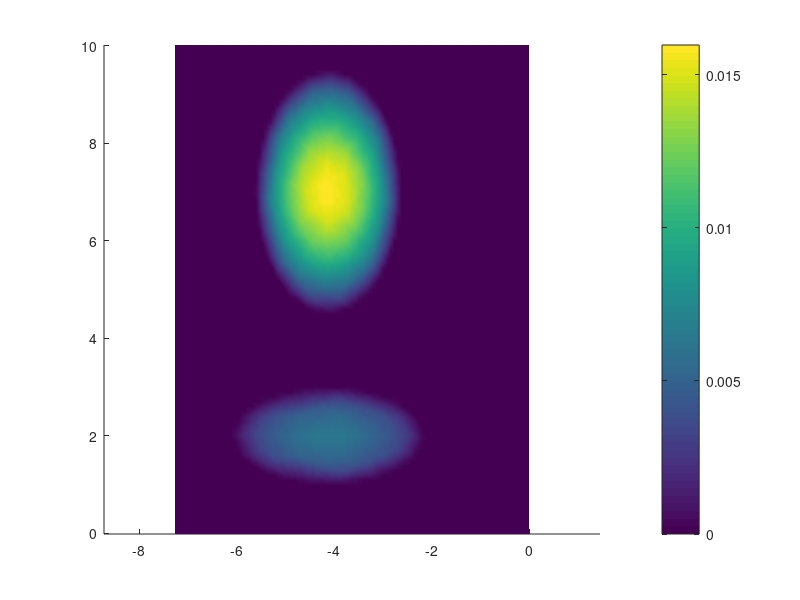
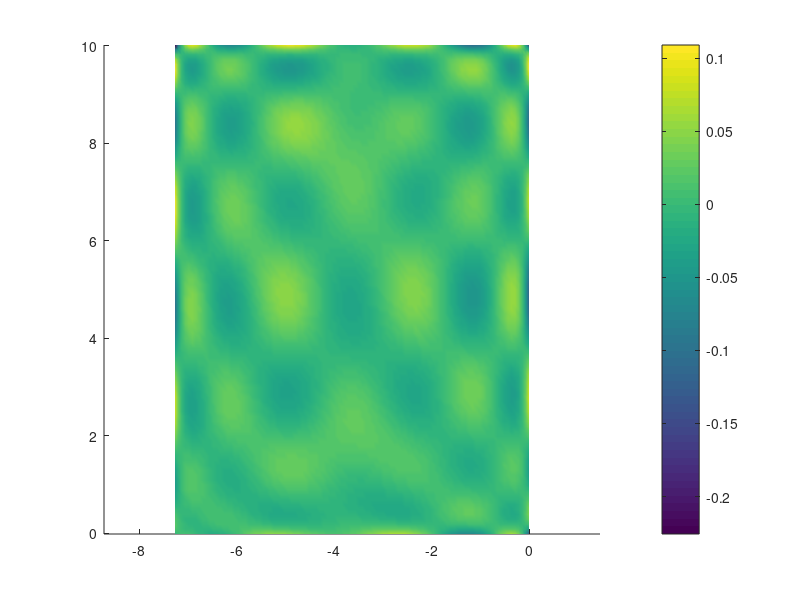
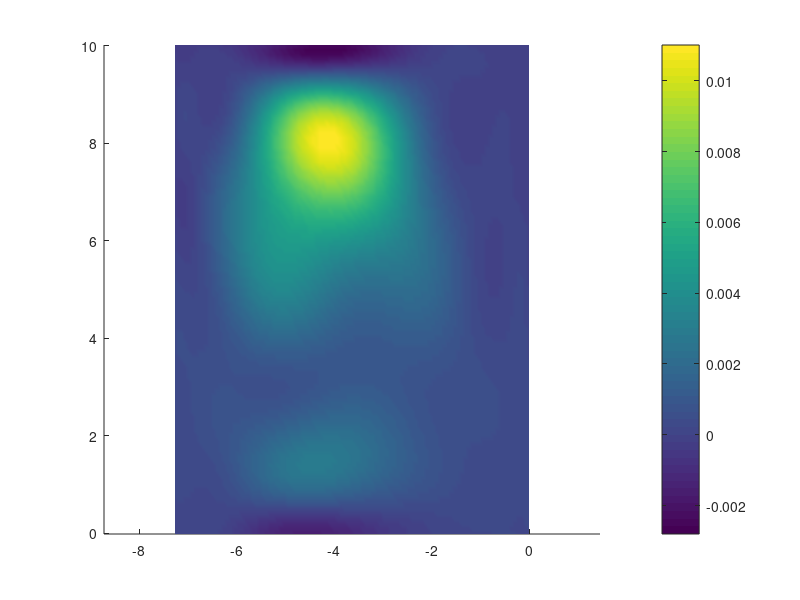
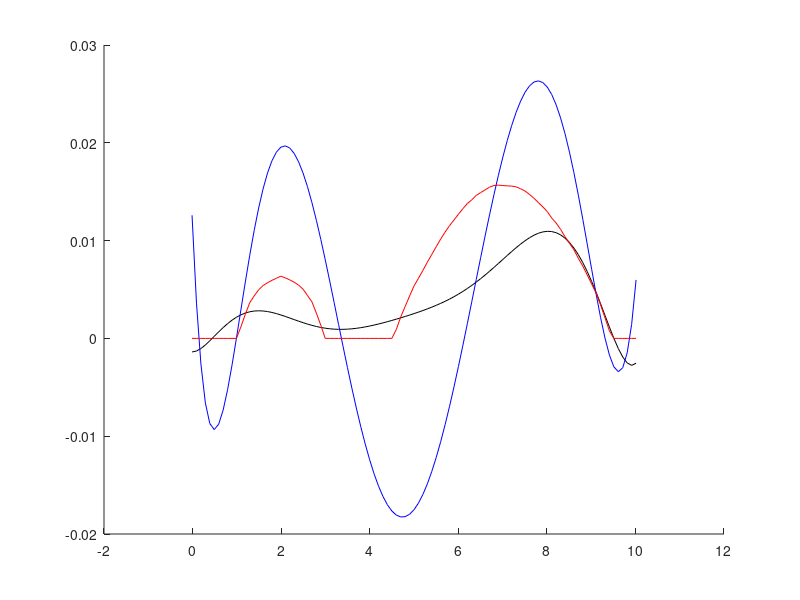

MATLAB code for these plots, in order:
% 13/11/2017 : Identification par minimisation d'une fonctionnelle
% régularisée par Total Variation
 
clear all;
close all;

sideL = 20; % Nb of points on the domain (for integral approximation)
pm4   = -4; % Position of the 1d line
mu    = 1e-2;%5e-4;%1e-4;%5e-5; % Regularization parameter
ordp  = 8;

VAR = load('fields/AnBm15b10.mat');
Lhso = VAR.Lhs; Rhso = VAR.Rhs; Xs = VAR.Xs; Ys = VAR.Ys; ordpo = VAR.ordp;
X0 = VAR.X0; Y0 = VAR.Y0; Lx = VAR.Lx; Ly = VAR.Ly;
L1x = VAR.L1x; L2x = VAR.L2x; L1y = VAR.L1y; L2y = VAR.L2y;
uplo1 = VAR.uplo1; uplo = VAR.uplo;

% Re-build the smaller Lhs and Rhs
Lhs = zeros((ordp+1)^2); Rhs = zeros((ordp+1)^2,1);

for k = 0:ordp
   for l = 0:ordp
      Rhs(1+l+(ordp+1)*k) = Rhso(1+l+(ordpo+1)*k);
      for i = 0:ordp
         for j = 0:ordp
            Lhs( 1+l+(ordp+1)*k , 1+j+(ordp+1)*i ) = ...
                              Lhso( 1+l+(ordpo+1)*k , 1+j+(ordpo+1)*i );
         end
      end
   end
end

nxs = (max(Xs)-min(Xs))/100; nys = (max(Ys)-min(Ys))/100;
X = min(Xs):nxs:max(Xs); Y = min(Ys):nys:max(Ys); 
% The reference
figure;
hold on;
surf(X,Y,uplo1);
shading interp;
colorbar();
axis('equal');

% Orthogonality is useless in this case
tic

% First task : build the matrix giving the derivatives from the coefficients
nxs = (max(Xs)-min(Xs))/sideL; nys = (max(Ys)-min(Ys))/sideL;
X = min(Xs):nxs:max(Xs); Y = min(Ys):nys:max(Ys); 
Ax = zeros((sideL+1)^2,(ordp+1)^2); Ay = zeros((sideL+1)^2,(ordp+1)^2); % Derivative
Bxy = zeros((sideL+1)^2,(ordp+1)^2); % Value

for k=1:ordp
   for l=0:ordp
      Amute = 1/Lx*k*(X/Lx-X0)'.^(k-1) * (Y/Lx-Y0).^l;
      Ax(:,l+1+(ordp+1)*k) = Amute(:);
      Bmute = (X/Lx-X0)'.^k * (Y/Lx-Y0).^l;
      Bxy(:,l+1+(ordp+1)*k) = Bmute(:);
   end
end
for k=0:ordp
   for l=1:ordp
      Amute = 1/Ly*(X/Lx-X0)'.^k * l*(Y/Lx-Y0).^(l-1);
      Ay(:,l+1+(ordp+1)*k) = Amute(:);
   end
end
   
% Build Isum with the 1/2 on the borders and 1/4 on the corners
Is2 = ones(sideL+1,1); Is2(1) = .5; Is2(end) = .5;
Isum = Is2*Is2'; Isum = Isum(:);
Isum = Isum*nxs*nys;

% Build the matrix of the linear optim problem
% M = [ zeros(1,(ordp+1)^2) , Isum' , Isum' ]'; %ones(1,2*(sideL+1)^2)

% Now, the constraint matrix
Id = eye((sideL+1)^2); Im = zeros(0,(ordp+1)^2);
Zoo = zeros((sideL+1)^2); Zno = zeros( (sideL+1)^2 , (ordp+1)^2 );
   
%   Itor(toremove,toremove) = eye(size(toremove)); % For the 
ind = 1;
for k=0:ordp
   for l=0:ordp
      Im( ind , 1+l+(ordp+1)*k ) = 1; % Already-determined coefs
      ind = ind+1;
   end
end

Zoom = zeros(size(Im,1),(sideL+1)^2);
   
C =  [ Ax, -Id, Zoo ;...
       -Ax, -Id, Zoo ;...
       Ay, Zoo, -Id ;...
       -Ay, Zoo, -Id];
          
% Lhs of the constraint
d = zeros( 4*(sideL+1)^2 , 1 );
  
% Regular minimization matrix
Ire = norm(Lhs)*0 * eye(size(Zoo)); % To regularize the linear inversions
A  = [ Lhs, Zno', Zno' ;...
       Zno, Ire, Zoo ;...
       Zno, Zoo, Ire ];
% Am1 = pinv(A);
b   = [ -Rhs ; mu*Isum ; mu*Isum ];
bt1 = mu*[ zeros(size(Rhs)) ; Isum ; Isum ];
bt2 = [ -Rhs ; zeros(size(Isum)) ; zeros(size(Isum)) ];

ndof = size(A,1); nimp = size(C,1);

%% Uzawa trial
% sol  = Am1*b;
% % % kernel postpro
% % Xx = abs(Ax*sol(1:(ordp+1)^2));
% % Yy = abs(Ay*sol(1:(ordp+1)^2));
% % sol((ordp+1)^2+1:(ordp+1)^2+(sideL+1)^2) = Xx;
% % sol((ordp+1)^2+(sideL+1)^2+1:end)        = Yy;
% 
% f = zeros(nimp,1);
% 
% % Use Uzawa to solve the system
% k = 1e-3;% norm(C,'fro');
% crit = zeros(100,1); critf = zeros(100,1);
% for i=1:100
%    delta = C*sol-d;
% 
%    fp = f;
%    for j=1:nimp
%       if f(j)-k*delta(j) < 0
%          f(j) = f(j)-k*delta(j); % Negative part
%       else
%          f(j) = 0;
%       end
%    end
% 
%    solp = sol(1:(ordp+1)^2); solp0 = sol;
%    sol  = Am1 * (b + C'*f);
%    
% %    % kernel postpro
% %    Xx = abs(Ax*sol(1:(ordp+1)^2));
% %    Yy = abs(Ay*sol(1:(ordp+1)^2));
% %    sol((ordp+1)^2+1:(ordp+1)^2+(sideL+1)^2) = Xx;
% %    sol((ordp+1)^2+(sideL+1)^2+1:end)        = Yy;
% 
%    critf(i) = norm(fp-f)/norm(fp);
%    crit(i)  = norm(solp-sol(1:(ordp+1)^2))/norm(solp);
%    bug
%    if crit(i) < 1e-12
%      break;
%   end
% end

%% Homemade stuff

sol   = zeros(size(Rhs)); % Initialize
crit  = zeros(100,1);
relax = .25;
relaxrec = zeros(100,1); % Store the relax parameter (debug)

for i=1:100
   % Compute signs
   Sx = sign(Ax*sol); Sy = sign(Ay*sol);
   
   % Right hand side
   b = mu*transpose( (Isum.*Sx)'*Ax + (Isum.*Sy)'*Ay );
   
   % Solve again
   solp = sol;
   sol = Lhs\(-b-Rhs);
   
   if i>1 sol = relax*sol + (1-relax)*solp; end % Relaxation step
   relaxrec(i) = relax;
   
   crit(i) = norm(Bxy*(solp-sol))/norm(Bxy*solp);
   if crit(i) < 1e-12
      break;
   end
   
   if i>2
      olddiff = crit(i-1)-crit(i-2);
      newdiff = crit(i)-crit(i-1);
      if crit(i) < crit(i-1) && abs(olddiff) < abs(newdiff)
         relax = 2*relax;
      else
         relax = .5*relax;
      end
   end
%    relax
end

%%

% Recover the result
% McCoef  = sol(1:(ordp+1)^2);
% Xx      = sol((ordp+1)^2+1:(ordp+1)^2+(sideL+1)^2);
% Yy      = sol((ordp+1)^2+(sideL+1)^2+1:end);
McCoef = sol;

%%%%%%%%%%%%%%%%%%%%%%%%%%%%%%%%%%%%%%%%%%%%%%%%%%%%%%%%%%%%%%%%%%%%%%%%%%
McCoe0 = -Lhs\Rhs; % No regularization

% Compare functionnals
no0 = McCoe0'*Lhs*McCoe0 + McCoe0'*Rhs;
re0 = mu*( Isum'*abs(Ax*McCoe0) + Isum'*abs(Ay*McCoe0) );

nor = McCoef'*Lhs*McCoef + McCoef'*Rhs;
reg = mu*( Isum'*abs(Ax*McCoef) + Isum'*abs(Ay*McCoef) );

% Plot the old stuff
nxs = (max(Xs)-min(Xs))/100; nys = (max(Ys)-min(Ys))/100;
X = min(Xs):nxs:max(Xs); Y = min(Ys):nys:max(Ys); 
solup = zeros(101,101);
solu0 = zeros(101,101);
for k=0:ordp
   for l=0:ordp
      solup = solup + McCoef(1+l+(ordp+1)*k) .* (X/Lx-X0)'.^k * (Y/Lx-Y0).^l;
      solu0 = solu0 + McCoe0(1+l+(ordp+1)*k) .* (X/Lx-X0)'.^k * (Y/Lx-Y0).^l;
   end
end
solup = solup'; % prepare for plot
solu0 = solu0'; %

figure;
hold on;
surf(X,Y,solu0);
shading interp;
colorbar();
axis('equal');

figure;
hold on;
surf(X,Y,solup);
shading interp;
colorbar();
axis('equal');

toc

error0 = norm(solu0-uplo1)/norm(uplo1);
error1 = norm(solup-uplo1)/norm(uplo1);
gap    = norm(solup-solu0)/norm(solu0);

% Plot on the line X = 4
figure;
hold on;
nys = (max(Ys)-min(Ys))/100;
Y = min(Ys):nys:max(Ys); X = pm4;

solup = 0; solu0 = 0;
for k=0:ordp
   for l=0:ordp
      solup = solup + McCoef(1+l+(ordp+1)*k) .* (X/Lx-X0)'.^k * (Y/Lx-Y0).^l;
      solu0 = solu0 + McCoe0(1+l+(ordp+1)*k) .* (X/Lx-X0)'.^k * (Y/Lx-Y0).^l;
   end
end

plot( Y, solup, 'Color', 'black' );
plot( Y, solu0, 'Color', 'blue' );
plot( Y, uplo(3:3:end), 'Color', 'red' );
